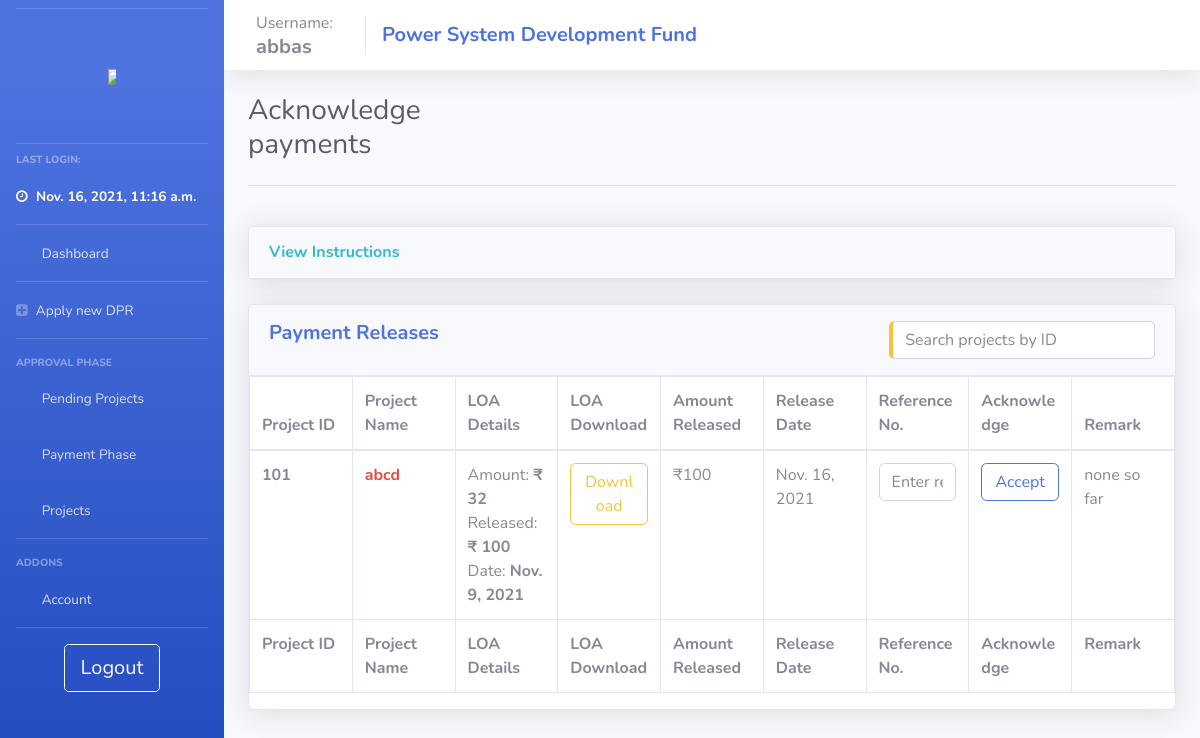
The app's page /user_ack_pay/ (signed in), older data.
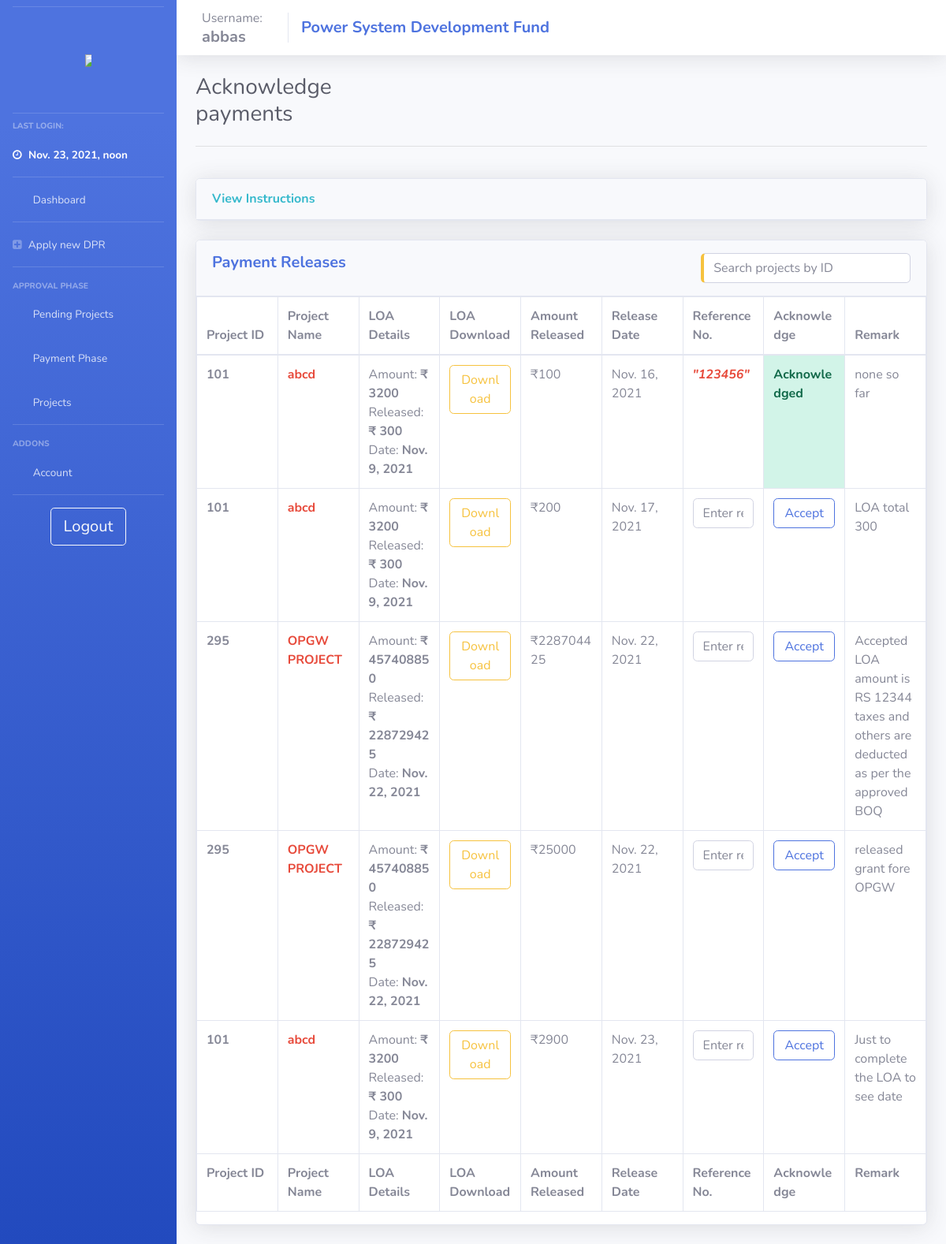
The same page, newer data.
### psdf_main/models.py (models this page shows)
class users(models.Model):
    username = models.CharField(max_length=200, null = False, unique = True)
    password = models.CharField(max_length=200, null = True)
    nodal = models.CharField(max_length=200, null = True)
    region = models.CharField(max_length=20, null = True)
    email = models.TextField(max_length=50, null=True)
    utilname = models.CharField(max_length=400, null = True)
    contact = models.CharField(max_length=10, null = True)
    address = models.CharField(max_length=500, null = True)
    reqdate = models.DateField(auto_now_add=True,null = True)
    aprdate = models.DateField( null = True)
    lastlogin = models.DateTimeField(null = True)
    admin = models.BooleanField(default=False)
    auditor = models.BooleanField(default=False)
    active = models.BooleanField(default=False)
    activate = models.BooleanField(default=False)
    notification = models.TextField(null=True)
    tpd = models.TextField(null=True)

class payment(models.Model):
    project = models.ForeignKey(projects, null = True, on_delete= models.CASCADE)
    user = models.ForeignKey(users, null = True, on_delete= models.CASCADE)
    loa = models.ForeignKey(loadata, null=True, on_delete= models.CASCADE)
    ref_no = models.TextField(null=True, default='Not available')
    amount = models.IntegerField(null=True)
    release_date = models.DateField(null=True, auto_now_add=True)
    recv_date = models.DateField(null=True)
    filepath = models.TextField(null = True)
    remark = models.TextField(null=True, default = 'Not Available')
    ack = models.BooleanField(default= False)

class projects(models.Model):
    userid = models.ForeignKey(users, null = True, on_delete = models.SET_NULL)
    name = models.CharField(max_length=200, null = False)
    newid = models.IntegerField(null = True, unique=True)
    dprsubdate = models.DateField(null = True)
    amt_asked = models.IntegerField(null = False)
    amt_approved = models.IntegerField(null = True)
    amt_released = models.IntegerField(default = 0)
    schedule = models.IntegerField(null = True)
    fundcategory = models.CharField(max_length=20, null = True)
    projectpath = models.TextField(null = True)
    quantumOfFunding = models.IntegerField(null = True)
    status = models.CharField(max_length=1, null = True, default = '1')
    submitted_boq  = models.TextField(null=True)
    approved = models.BooleanField(default = False)
    ext = models.TextField(null=True)
    extF = models.TextField(null=True)
    deny = models.BooleanField(default = False)
    remark = models.TextField(null = True)
    remark_date = models.DateField(null = True)
    completedate = models.DateField(null = True)
    denydate = models.DateField(null = True)
    approvedate = models.DateField(null = True)
    tesg_list = models.TextField(null=True)
    dpraprdate = models.DateField(null = True, auto_now_add=True)
    tesgaprdate = models.DateField(null = True)
    appraprdate = models.DateField(null = True)
    moniaprdate = models.DateField(null = True)
    workflow = models.TextField(null=True)
    sanction_date = models.DateField(null=True)
    doc_path = models.TextField(null=True)
    doc_sign_date = models.DateField(null=True)
    completed = models.BooleanField(null=True, default=False)

class loadata(models.Model):
    project = models.ForeignKey(projects, null = True, on_delete= models.CASCADE)
    user = models.ForeignKey(users, null = True, on_delete= models.CASCADE)
    amt = models.IntegerField(null=True)
    amt_released = models.IntegerField(null=True, default=0)
    filepath = models.TextField(null=True)
    subdate = models.DateField(null = True)
    compdate = models.DateField(null = True, auto_now_add=False)
    ackdate = models.DateField(null=True)
    completed = models.BooleanField(default = False)
    approved = models.BooleanField(default = False)
    remark = models.TextField(null = True, default = "Not Available")

### psdf_main/payment.py (the view, shortened to what this page needs)
# urls.py: path('user_ack_pay/', views.user_ack_pay, name="user_ack_pay"),
def user_ack_pay(request):
    if useronline(request):
        context = full_user_context(request)
        context['pays'] = payment.objects.filter(user = getuser(request))
        return render(request, 'psdf_main/_user_payments.html', context)
    else:
        return oops(request)

### psdf_main/helpers.py (called while the page is built)
def useronline(request):
    if (request.session.has_key('user')):
        return True
    else:
        return False

def getuser(request):
    try:
        return users.objects.filter(username = request.session['user'])[:1].get()
    except:
        return oops(request)

### psdf_main/templates/psdf_main/_user_payments.html (shortened to what the changed rows need)
{% extends 'psdf_main/includes/layout.html'%} {% load custom_tags %} {% load static %} {% block body %}
<div class="row">
    <div class="col-md-4">
        <h1 class="h3 mb-2 text-gray-800">Acknowledge payments</h1>
    </div>
</div>
<br>
<div class="row">
    <div class="col-lg-12">
        <div class="card shadow mb-4">
            <div class="table-responsive">
                <table class="table table-bordered table-hover" id="dataTable" width="100%" cellspacing="0" style="table-layout: fixed;
                width: 100%;">
                    <thead>
                        <tr>
                            <th>Project ID</th>
                            <th>Project Name</th>
                            <th>LOA Details</th>
                            <th>LOA Download</th>
                            <th>Amount Released</th>
                            <th>Release Date</th>
                            <th>Reference No.</th>
                            <th>Acknowledge</th>
                            <th>Remark</th>
                        </tr>
                    </thead>
                    <tfoot>
                        <tr>
                            <th>Project ID</th>
                            <th>Project Name</th>
                            <th>LOA Details</th>
                            <th>LOA Download</th>
                            <th>Amount Released</th>
                            <th>Release Date</th>
                            <th>Reference No.</th>
                            <th>Acknowledge</th>
                            <th>Remark</th>
                        </tr>
                    </tfoot>
                    <tbody>
                        {% if not pays %}
                        <tr>
                            <td>Not Available</td>
                            <td>Not Available</td>
                            <td>Not Available</td>
                            <td>Not Available</td>
                            <td>Not Available</td>
                            <td>Not Available</td>
                            <td>Not Available</td>
                            <td>Not Available</td>
                            <td>Not Available</td>
                        </tr>
                        {% else %} {% for proj in pays %}
                        <tr>
                            <td class="font-weight-bolder">{{proj.project.newid}}</td>
                            <td><a href="/user_project_details/{{proj.project.id}}" class="font-weight-bold text-danger">{{proj.project.name}}</a></td>
                            <td>Amount: <strong>₹ {{proj.loa.amt}}</strong> <br> Released: <strong>₹ {{proj.loa.amt_released}} </strong><br> Date: <strong>{{proj.loa.subdate}}</strong></td>
                            <td><a href="/downloadloa/{{proj.loa.id}}" class="btn btn-outline-warning btn-block">Download</a></td>
                            <td>₹{{proj.amount}}</td>
                            <td>{{proj.release_date}}</td>
                            {% if proj.ack == False or proj.ack == '' or proj.ack == ' ' %}
                            <form action = "{% url 'user_ack_pay' %}" method="POST" name="form{{proj.id}}" id="form{{proj.id}}">
                                <td>   <input type = "text" name = "refno" id = "refno" class="form-control" placeholder="Enter ref no."></td>
                                <td>    <button type="button" class="btn btn-outline-primary btn-responsive text-center btn-block" data-toggle="modal" data-target="#forpay{{proj.id}}">
                                    Accept
                                 </button></td>
                            </form>
                            {% else %}
                            <td class="text-danger font-weight-bold"><i>"{{proj.ref_no}}"</i></td>
                            <td class="alert-success"><strong>Acknowledged</strong></td>
                            {% endif %}
                           <td>{{proj.remark}}</td>
                        </tr>
                        {% endfor %} {% endif %}
                    </tbody>
                </table>
            </div>
        </div>
    </div>
</div>
{% endblock %}

### psdf_main/templates/psdf_main/includes/layout.html (shortened to what this page needs)
{% load static %}
<!DOCTYPE html>
<html>
<head>
    <link rel="stylesheet" href="{% static '/css/base.css' %}" type="text/css">
    <link href="{% static 'css/sb-admin-2.min.css' %}" rel="stylesheet" type="text/css">
    <link href="{% static 'vendor1/fontawesome-free/css/all.css' %}" rel="stylesheet" type="text/css">
    <link rel="stylesheet" href="https://cdnjs.cloudflare.com/ajax/libs/font-awesome/4.7.0/css/font-awesome.min.css">
</head>
<body id="page-top">
    <div id="wrapper">
        {% include 'psdf_main/includes/_navbar.html'%}
        <div id="content-wrapper" class="d-flex flex-column">
            <nav class="navbar navbar-expand navbar-light bg-white topbar mb-4 static-top shadow">
                <div class="sidebar-brand-text mx-3">Username:
                    <h5 class="m-0 font-weight-bold">{{user.username}}</h5>
                </div>
                <div class="navbar-brand">
                    <h5 class="m-0 font-weight-bold text-primary">Power System Development Fund</h5>
                </div>
            </nav>
            <div id="content">
                <div class="container-fluid">
                    {% block body %} {% endblock %}
                </div>
            </div>
        </div>
    </div>
</body>
</html>

### psdf_main/templates/psdf_main/includes/_navbar.html (shortened to what this page needs)
{% load static %}
<ul class="navbar-nav bg-gradient-primary sidebar sidebar-dark accordion" id="accordionSidebar">
    <hr class="sidebar-divider my-2"><br>
    <a class="sidebar-brand d-flex align-items-center justify-content-center" href="{% url ''%}">
        <div class="">
            <img src="{% static 'images/posocologo.png' %}" style="max-width:50%; max-height:50%;">
        </div>
    </a>
    <br>
    <hr class="sidebar-divider my-2">
    <div class="sidebar-heading">
        Last Login:
    </div>
    <li class="nav-item active">
        <a class="nav-link" href="/">
            <i class="fa fa-clock-o"></i>
            <span>{{user.lastlogin}}</span></a>
    </li>
    <hr class="sidebar-divider my-0">
    <li class="nav-item">
        <a class="nav-link" href="{% url '' %}">
            <i class="fas fa-fw fa-tachometer-alt"></i>
            <span>Dashboard</span></a>
    </li>
    <hr class="sidebar-divider my-0">
    <li class="nav-item">
        <a class="nav-link" href="{% url 'newdpr' %}">
            <i class="fa fa-plus-square"></i>
            <span>Apply new DPR</span></a>
    </li>
    <hr class="sidebar-divider">
    <div class="sidebar-heading">
        Approval Phase
    </div>
    <li class="nav-item">
        <a class="nav-link collapsed" href="#" data-toggle="collapse" data-target="#collapseTwo" aria-expanded="true" aria-controls="collapseTwo">
            <i class="fas fa-fw fa-cog"></i>
            <span>Pending Projects</span>
        </a>
    </li>
    <li class="nav-item">
        <a class="nav-link collapsed" href="#" data-toggle="collapse" data-target="#collapseThree" aria-expanded="true" aria-controls="collapseThree">
            <i class="fas fa-fw fa-bank"></i>
            <span>Payment Phase</span>
        </a>
    </li>
    <li class="nav-item">
        <a class="nav-link collapsed" href="#" data-toggle="collapse" data-target="#collapseUtilities" aria-expanded="true" aria-controls="collapseUtilities">
            <i class="fas fa-fw fa-wrench"></i>
            <span>Projects</span>
        </a>
    </li>
    <hr class="sidebar-divider">
    <div class="sidebar-heading">
        Addons
    </div>
    <li class="nav-item">
        <a class="nav-link collapsed" href="#" data-toggle="collapse" data-target="#collapsePages" aria-expanded="true" aria-controls="collapsePages">
            <i class="fas fa-fw fa-folder"></i>
            <span>Account</span>
        </a>
    </li>
    <hr class="sidebar-divider d-none d-md-block">
    <div class="text-center d-none d-md-inline">
        <a class="btn btn-lg btn-outline-light btn-wrap-text" href="{% url 'logout' %}"> Logout</a>
    </div>
</ul>

Row changes from the older to the newer data that the page shows:
changed users "abbas": lastlogin "Nov. 16, 2021, 11:16 a.m." → "Nov. 23, 2021, noon"
changed payment "Nov. 16, 2021": loa.amt "32" → "3200"; loa.amt_released "100" → "300"; ref_no (not shown) → "123456"; ack "Accept" → "\" \" Acknowledged"
added payment: project.newid "101", project.name "abcd", loa.amt "3200", loa.amt_released "300", loa.subdate "Nov. 9, 2021", amount "200", release_date "Nov. 17, 2021", remark "LOA total 300"
added payment: project.newid "295", project.name "OPGW PROJECT", loa.amt "457408850", loa.amt_released "228729425", loa.subdate "Nov. 22, 2021", amount "228704425", release_date "Nov. 22, 2021", remark "Accepted LOA amount is RS 12344 taxes and others are deducted as per the approved BOQ"
added payment: project.newid "295", project.name "OPGW PROJECT", loa.amt "457408850", loa.amt_released "228729425", loa.subdate "Nov. 22, 2021", amount "25000", release_date "Nov. 22, 2021", remark "released grant fore OPGW"
added payment: project.newid "101", project.name "abcd", loa.amt "3200", loa.amt_released "300", loa.subdate "Nov. 9, 2021", amount "2900", release_date "Nov. 23, 2021", remark "Just to complete the LOA to see date"
